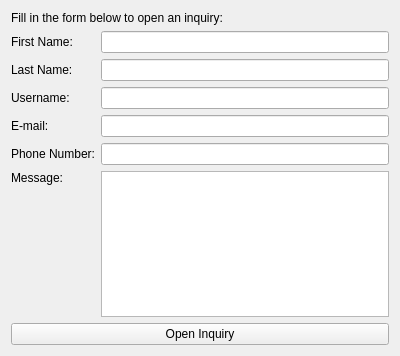
<?xml version="1.0" encoding="UTF-8"?>
<ui version="4.0">
 <class>ClientView</class>
 <widget class="QWidget" name="ClientView">
  <property name="geometry">
   <rect>
    <x>0</x>
    <y>0</y>
    <width>400</width>
    <height>356</height>
   </rect>
  </property>
  <property name="windowTitle">
   <string>ClientView</string>
  </property>
  <layout class="QVBoxLayout" name="verticalLayout">
   <item>
    <layout class="QVBoxLayout" name="formView">
     <item>
      <widget class="QLabel" name="label">
       <property name="text">
        <string>Fill in the form below to open an inquiry:</string>
       </property>
      </widget>
     </item>
     <item>
      <layout class="QGridLayout" name="gridLayout">
       <item row="2" column="1">
        <widget class="QLineEdit" name="usernameEdit"/>
       </item>
       <item row="0" column="0">
        <widget class="QLabel" name="label_2">
         <property name="text">
          <string>First Name:</string>
         </property>
        </widget>
       </item>
       <item row="5" column="1">
        <widget class="QTextEdit" name="inquiryMessageBox"/>
       </item>
       <item row="3" column="0">
        <widget class="QLabel" name="label_6">
         <property name="text">
          <string>E-mail:</string>
         </property>
        </widget>
       </item>
       <item row="2" column="0">
        <widget class="QLabel" name="label_4">
         <property name="text">
          <string>Username:</string>
         </property>
        </widget>
       </item>
       <item row="0" column="1">
        <widget class="QLineEdit" name="firstNameEdit"/>
       </item>
       <item row="1" column="1">
        <widget class="QLineEdit" name="lastNameEdit"/>
       </item>
       <item row="5" column="0" alignment="Qt::AlignmentFlag::AlignTop">
        <widget class="QLabel" name="label_5">
         <property name="text">
          <string>Message:</string>
         </property>
        </widget>
       </item>
       <item row="1" column="0">
        <widget class="QLabel" name="label_3">
         <property name="text">
          <string>Last Name:  </string>
         </property>
        </widget>
       </item>
       <item row="4" column="0">
        <widget class="QLabel" name="label_7">
         <property name="text">
          <string>Phone Number:</string>
         </property>
        </widget>
       </item>
       <item row="3" column="1">
        <widget class="QLineEdit" name="emailEdit"/>
       </item>
       <item row="4" column="1">
        <widget class="QLineEdit" name="phoneEdit"/>
       </item>
      </layout>
     </item>
     <item>
      <widget class="QPushButton" name="openInquiryButton">
       <property name="text">
        <string>Open Inquiry</string>
       </property>
      </widget>
     </item>
    </layout>
   </item>
  </layout>
 </widget>
 <resources/>
 <connections/>
</ui>
